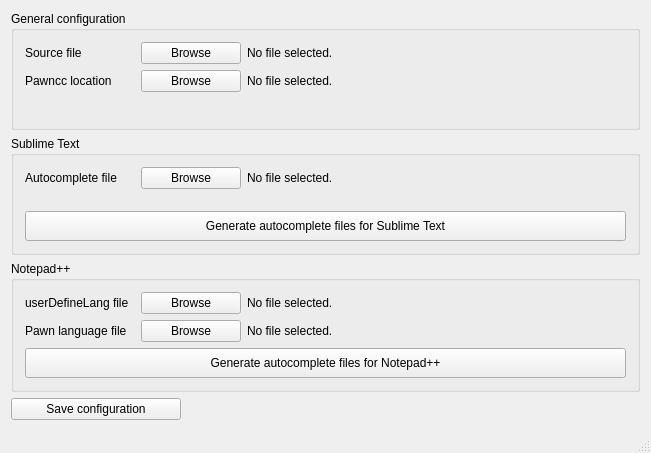
<?xml version="1.0" encoding="UTF-8"?>
<ui version="4.0">
 <class>MainWindow</class>
 <widget class="QMainWindow" name="MainWindow">
  <property name="geometry">
   <rect>
    <x>0</x>
    <y>0</y>
    <width>651</width>
    <height>453</height>
   </rect>
  </property>
  <property name="windowTitle">
   <string>Code Parser</string>
  </property>
  <widget class="QWidget" name="centralWidget">
   <layout class="QVBoxLayout" name="verticalLayout">
    <item>
     <widget class="QGroupBox" name="groupBox">
      <property name="minimumSize">
       <size>
        <width>0</width>
        <height>0</height>
       </size>
      </property>
      <property name="title">
       <string>General configuration</string>
      </property>
      <layout class="QGridLayout" name="gridLayout">
       <item row="1" column="0">
        <layout class="QFormLayout" name="formLayout_2">
         <item row="0" column="0">
          <widget class="QLabel" name="label_2">
           <property name="minimumSize">
            <size>
             <width>110</width>
             <height>0</height>
            </size>
           </property>
           <property name="text">
            <string>Source file</string>
           </property>
          </widget>
         </item>
         <item row="0" column="1">
          <layout class="QHBoxLayout" name="horizontalLayout_3">
           <item>
            <widget class="QPushButton" name="sourceBrowseBtn">
             <property name="minimumSize">
              <size>
               <width>100</width>
               <height>0</height>
              </size>
             </property>
             <property name="maximumSize">
              <size>
               <width>100</width>
               <height>16777215</height>
              </size>
             </property>
             <property name="text">
              <string>Browse</string>
             </property>
            </widget>
           </item>
           <item>
            <widget class="QLabel" name="sourceFileLabel">
             <property name="text">
              <string>No file selected.</string>
             </property>
            </widget>
           </item>
          </layout>
         </item>
         <item row="1" column="0">
          <widget class="QLabel" name="label_5">
           <property name="minimumSize">
            <size>
             <width>110</width>
             <height>0</height>
            </size>
           </property>
           <property name="text">
            <string>Pawncc location</string>
           </property>
          </widget>
         </item>
         <item row="1" column="1">
          <layout class="QHBoxLayout" name="horizontalLayout_4">
           <item>
            <widget class="QPushButton" name="pawnccBrowseBtn">
             <property name="minimumSize">
              <size>
               <width>100</width>
               <height>0</height>
              </size>
             </property>
             <property name="maximumSize">
              <size>
               <width>100</width>
               <height>16777215</height>
              </size>
             </property>
             <property name="text">
              <string>Browse</string>
             </property>
            </widget>
           </item>
           <item>
            <widget class="QLabel" name="pawnccFileLabel">
             <property name="text">
              <string>No file selected.</string>
             </property>
            </widget>
           </item>
          </layout>
         </item>
        </layout>
       </item>
      </layout>
     </widget>
    </item>
    <item>
     <widget class="QGroupBox" name="groupBox_2">
      <property name="title">
       <string>Sublime Text</string>
      </property>
      <layout class="QVBoxLayout" name="verticalLayout_2">
       <item>
        <layout class="QFormLayout" name="formLayout_3">
         <item row="0" column="0">
          <widget class="QLabel" name="label">
           <property name="minimumSize">
            <size>
             <width>110</width>
             <height>0</height>
            </size>
           </property>
           <property name="text">
            <string>Autocomplete file</string>
           </property>
          </widget>
         </item>
         <item row="0" column="1">
          <layout class="QHBoxLayout" name="horizontalLayout_5">
           <item>
            <widget class="QPushButton" name="sublimeOutputBtn">
             <property name="minimumSize">
              <size>
               <width>100</width>
               <height>0</height>
              </size>
             </property>
             <property name="maximumSize">
              <size>
               <width>100</width>
               <height>16777215</height>
              </size>
             </property>
             <property name="text">
              <string>Browse</string>
             </property>
            </widget>
           </item>
           <item>
            <widget class="QLabel" name="sublimeOutputLabel">
             <property name="text">
              <string>No file selected.</string>
             </property>
            </widget>
           </item>
          </layout>
         </item>
        </layout>
       </item>
       <item>
        <widget class="QPushButton" name="generateSublimeBtn">
         <property name="minimumSize">
          <size>
           <width>0</width>
           <height>30</height>
          </size>
         </property>
         <property name="text">
          <string>Generate autocomplete files for Sublime Text</string>
         </property>
        </widget>
       </item>
      </layout>
     </widget>
    </item>
    <item>
     <widget class="QGroupBox" name="groupBox_3">
      <property name="minimumSize">
       <size>
        <width>0</width>
        <height>0</height>
       </size>
      </property>
      <property name="title">
       <string>Notepad++</string>
      </property>
      <layout class="QVBoxLayout" name="verticalLayout_3">
       <item>
        <layout class="QFormLayout" name="formLayout_4">
         <property name="fieldGrowthPolicy">
          <enum>QFormLayout::AllNonFixedFieldsGrow</enum>
         </property>
         <item row="0" column="0">
          <widget class="QLabel" name="label_4">
           <property name="minimumSize">
            <size>
             <width>110</width>
             <height>0</height>
            </size>
           </property>
           <property name="maximumSize">
            <size>
             <width>0</width>
             <height>16777215</height>
            </size>
           </property>
           <property name="text">
            <string>userDefineLang file</string>
           </property>
          </widget>
         </item>
         <item row="0" column="1">
          <layout class="QHBoxLayout" name="horizontalLayout">
           <item>
            <widget class="QPushButton" name="notepadUserDefBtn">
             <property name="minimumSize">
              <size>
               <width>100</width>
               <height>0</height>
              </size>
             </property>
             <property name="maximumSize">
              <size>
               <width>100</width>
               <height>16777215</height>
              </size>
             </property>
             <property name="text">
              <string>Browse</string>
             </property>
            </widget>
           </item>
           <item>
            <widget class="QLabel" name="notepadUserDefLabel">
             <property name="text">
              <string>No file selected.</string>
             </property>
            </widget>
           </item>
          </layout>
         </item>
         <item row="1" column="0">
          <widget class="QLabel" name="testLabel">
           <property name="minimumSize">
            <size>
             <width>110</width>
             <height>0</height>
            </size>
           </property>
           <property name="text">
            <string>Pawn language file</string>
           </property>
          </widget>
         </item>
         <item row="1" column="1">
          <layout class="QHBoxLayout" name="horizontalLayout_6">
           <item>
            <widget class="QPushButton" name="notepadPawnBtn">
             <property name="minimumSize">
              <size>
               <width>100</width>
               <height>0</height>
              </size>
             </property>
             <property name="maximumSize">
              <size>
               <width>100</width>
               <height>16777215</height>
              </size>
             </property>
             <property name="text">
              <string>Browse</string>
             </property>
            </widget>
           </item>
           <item>
            <widget class="QLabel" name="notepadPawnLabel">
             <property name="text">
              <string>No file selected.</string>
             </property>
            </widget>
           </item>
          </layout>
         </item>
        </layout>
       </item>
       <item>
        <widget class="QPushButton" name="generateNotepadBtn">
         <property name="minimumSize">
          <size>
           <width>0</width>
           <height>30</height>
          </size>
         </property>
         <property name="text">
          <string>Generate autocomplete files for Notepad++</string>
         </property>
        </widget>
       </item>
      </layout>
     </widget>
    </item>
    <item>
     <widget class="QPushButton" name="saveConfigBtn">
      <property name="enabled">
       <bool>true</bool>
      </property>
      <property name="minimumSize">
       <size>
        <width>120</width>
        <height>0</height>
       </size>
      </property>
      <property name="maximumSize">
       <size>
        <width>170</width>
        <height>16777215</height>
       </size>
      </property>
      <property name="text">
       <string>Save configuration</string>
      </property>
     </widget>
    </item>
   </layout>
  </widget>
  <widget class="QMenuBar" name="menuBar">
   <property name="geometry">
    <rect>
     <x>0</x>
     <y>0</y>
     <width>651</width>
     <height>25</height>
    </rect>
   </property>
  </widget>
  <widget class="QStatusBar" name="statusBar"/>
 </widget>
 <layoutdefault spacing="6" margin="11"/>
 <resources/>
 <connections/>
</ui>
